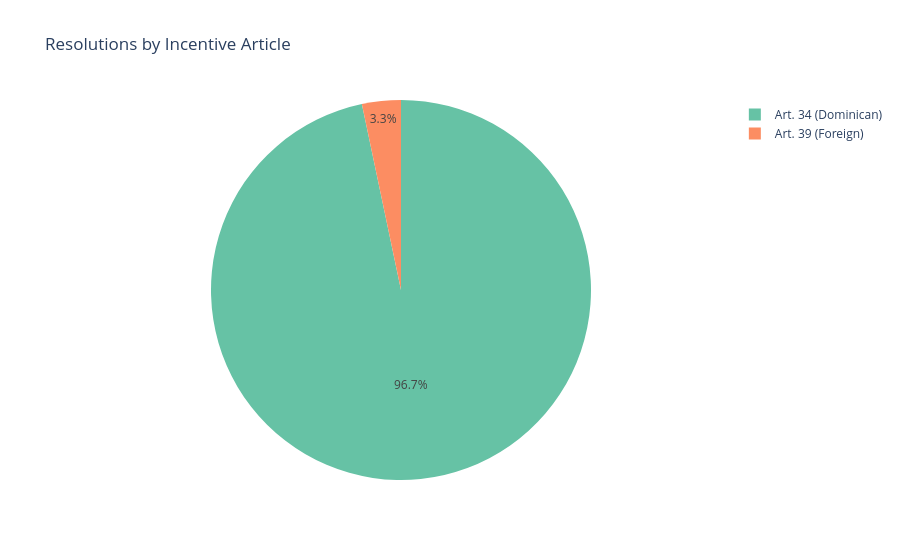

Here is the notebook cell this chart was saved with:
### Markdown cell above
## 6. Art. 34 vs Art. 39

Analyzing the distribution between Dominican productions (Art. 34) and foreign productions (Art. 39) under Law 108-10.

### Code cell
# Distribution by incentive article
article_counts = df['incentive_article'].value_counts()
article_labels = {'art_34': 'Art. 34 (Dominican)', 'art_39': 'Art. 39 (Foreign)'}
article_counts.index = article_counts.index.map(article_labels)

fig = px.pie(
    values=article_counts.values,
    names=article_counts.index,
    title='Resolutions by Incentive Article',
    color_discrete_sequence=px.colors.qualitative.Set2
)
fig.show()

### Figure 1 — Plotly figure (JSON) as saved in the notebook; plotly's stock layout.template omitted (floating-point values rounded to 4 significant figures)
{"data": [{"domain": {"x": [0, 1], "y": [0, 1]}, "hovertemplate": "label=%{label}<br>value=%{value}<extra></extra>", "labels": ["Art. 34 (Dominican)", "Art. 39 (Foreign)"], "legendgroup": "", "name": "", "showlegend": true, "type": "pie", "values": [2459, 84]}], "layout": {"legend": {"tracegroupgap": 0}, "piecolorway": ["rgb(102,194,165)", "rgb(252,141,98)", "rgb(141,160,203)", "rgb(231,138,195)", "rgb(166,216,84)", "rgb(255,217,47)", "rgb(229,196,148)", "rgb(179,179,179)"], "title": {"text": "Resolutions by Incentive Article"}}}
